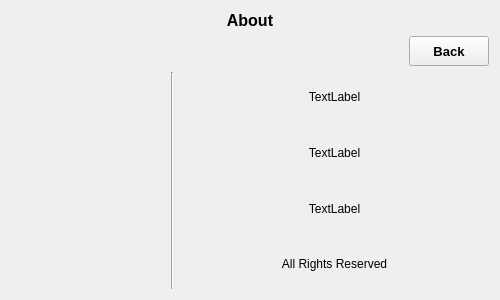
<?xml version="1.0" encoding="UTF-8"?>
<ui version="4.0">
 <class>About</class>
 <widget class="QWidget" name="About">
  <property name="geometry">
   <rect>
    <x>0</x>
    <y>0</y>
    <width>500</width>
    <height>300</height>
   </rect>
  </property>
  <property name="windowTitle">
   <string>Form</string>
  </property>
  <layout class="QVBoxLayout" name="verticalLayout" stretch="0,0,1">
   <item>
    <widget class="QLabel" name="heading">
     <property name="font">
      <font>
       <pointsize>12</pointsize>
       <weight>75</weight>
       <bold>true</bold>
      </font>
     </property>
     <property name="text">
      <string>About</string>
     </property>
     <property name="alignment">
      <set>Qt::AlignCenter</set>
     </property>
    </widget>
   </item>
   <item>
    <layout class="QHBoxLayout" name="horizontalLayout_2">
     <item>
      <spacer name="horizontalSpacer">
       <property name="orientation">
        <enum>Qt::Horizontal</enum>
       </property>
       <property name="sizeHint" stdset="0">
        <size>
         <width>40</width>
         <height>20</height>
        </size>
       </property>
      </spacer>
     </item>
     <item>
      <widget class="QToolButton" name="backButton">
       <property name="minimumSize">
        <size>
         <width>80</width>
         <height>30</height>
        </size>
       </property>
       <property name="font">
        <font>
         <pointsize>10</pointsize>
         <weight>75</weight>
         <bold>true</bold>
        </font>
       </property>
       <property name="text">
        <string>Back</string>
       </property>
      </widget>
     </item>
    </layout>
   </item>
   <item>
    <layout class="QHBoxLayout" name="horizontalLayout" stretch="1,0,2">
     <item>
      <widget class="QLabel" name="logo">
       <property name="styleSheet">
        <string notr="true">image: url(:/images/greymatter.png);</string>
       </property>
       <property name="text">
        <string/>
       </property>
       <property name="alignment">
        <set>Qt::AlignCenter</set>
       </property>
      </widget>
     </item>
     <item>
      <widget class="Line" name="line">
       <property name="orientation">
        <enum>Qt::Vertical</enum>
       </property>
      </widget>
     </item>
     <item>
      <layout class="QVBoxLayout" name="verticalLayout_2">
       <item>
        <widget class="QLabel" name="label_4">
         <property name="text">
          <string>TextLabel</string>
         </property>
         <property name="alignment">
          <set>Qt::AlignCenter</set>
         </property>
        </widget>
       </item>
       <item>
        <widget class="QLabel" name="label_3">
         <property name="text">
          <string>TextLabel</string>
         </property>
         <property name="alignment">
          <set>Qt::AlignCenter</set>
         </property>
        </widget>
       </item>
       <item>
        <widget class="QLabel" name="label_2">
         <property name="text">
          <string>TextLabel</string>
         </property>
         <property name="alignment">
          <set>Qt::AlignCenter</set>
         </property>
        </widget>
       </item>
       <item>
        <widget class="QLabel" name="footer">
         <property name="text">
          <string>All Rights Reserved</string>
         </property>
         <property name="alignment">
          <set>Qt::AlignCenter</set>
         </property>
        </widget>
       </item>
      </layout>
     </item>
    </layout>
   </item>
  </layout>
 </widget>
 <resources/>
 <connections/>
</ui>
